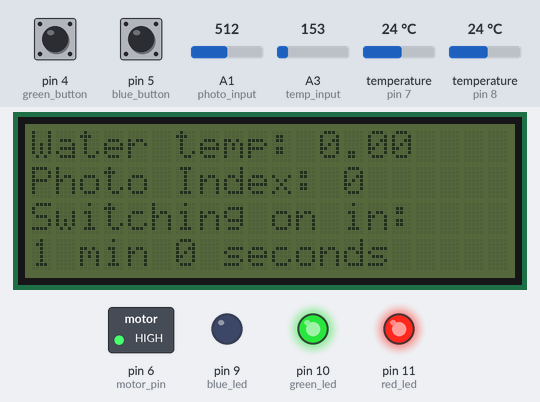
A sketch run on a simulated Arduino Uno, built with avr-gcc and run on an emulated ATmega328P. Parts: 20×4 character LCD, switched loads named in the sketch (green lamp = pin HIGH), output pins drawn as LEDs (lit = HIGH). Inputs (shaded band) come from the test bench; at power-on: pin 4 (green_button) LOW, pin 5 (blue_button) LOW, temperature (sensors on pin 7, pin 8) 24 °C, A1 (photo_input) = 512, A3 (temp_input) = 153. What the sketch prints to the serial monitor is not drawn.

Above: at 1.3 s.
1.4 s: pin 4 (green_button) pulled HIGH for 1.9 s
At 5.7 s:
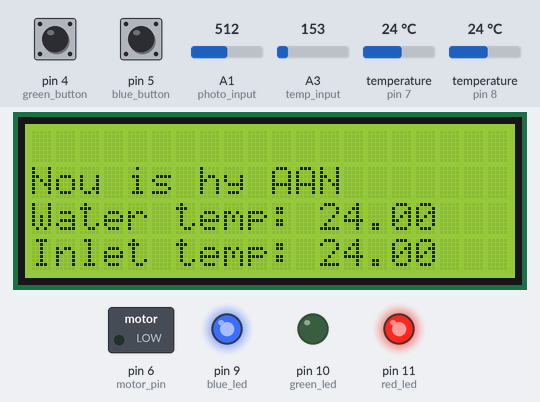
6.8 s: pin 5 (blue_button) pulled HIGH for 1.9 s
At 10.3 s:
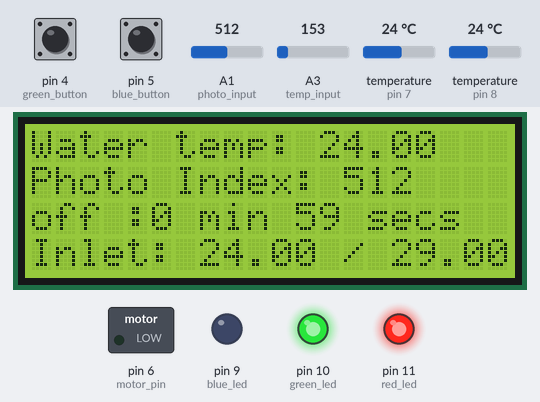
10.6 s: temperature (sensor on pin 7) set to 33 °C
16.0 s: pin 5 (blue_button) pulled HIGH for 3.2 s
At 19.6 s:
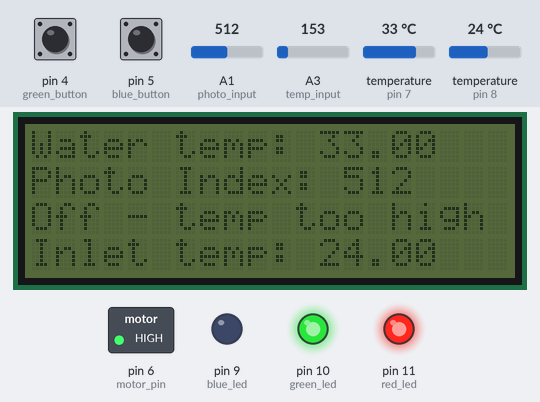
20.7 s: temperature (sensor on pin 7) set to 12 °C
26.1 s: A1 (photo_input) set to 75
29.7 s: A1 (photo_input) set to 66
At 32.5 s:
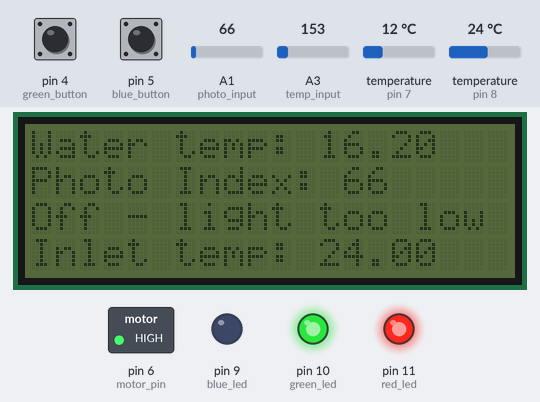
Timing chart, 0 to 34.0 s (numbered marks = the images above; inputs shaded):
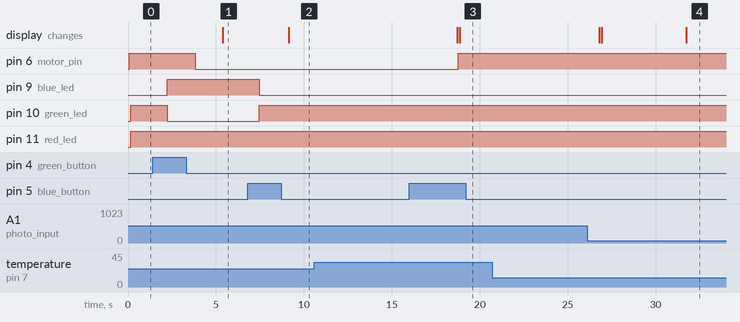

The sketch:

heater.ino.ino
```cpp
/**
 * By Jan Boeyens May 2017
 */

#include <LiquidCrystal_I2C.h>

#include <DallasTemperature.h>

#include <OneWire.h>

int use_lux;
int lcdlight;

int blue_led = 9;  // Arduino Uno R3 pin number 9


int photo_input=1;     //Analog 1 for photo resistor
int photo_value;       // reading from the photo resistor

int temp_input=A3;     // temperature probe used on 3 pin tmp36GT9Z  room temperature sensor   - not actually used..
int wtemp_input=7;     // digital water proof temperature pin on pin 7  used with 4.7 K ohm resistor
int Nwtemp_input=8;    // temperature of water inlet area.   // exact same probe as on pin 7
OneWire ow(wtemp_input);
OneWire Now(Nwtemp_input);
DallasTemperature Dt(&ow);
DallasTemperature NDt(&Now);

LiquidCrystal_I2C lcd(0x3F, 2, 1, 0, 4, 5, 6, 7, 3, POSITIVE);  // use the sketch_may12a to find the address ;-)

float temp,wtemp,WC;         // WC : watr temp in Celsius
float Ntemp,Nwtemp,NWC;         // WC : watr temp in Celsius

int times;                  // system loops between writes

// debug values:
//long int on_time=5000;
//long int off_time=65000;

// live values:
long int on_time=75000;               //miliseconds 1 min 15 seconds
//long int off_time=650000;   // 10 and a halfminutes
 long int off_time=1800000;  //half an hour
// long int off_time=60000;  // one minute

//int sun_brightness=150;  //direct sunlight produces about 190 + with a 100ohm resistor
                         // prototype used 1K ohm - this value=700

                        // Whereas before full direct sunlight would see this go over 200,
                        // in January 2018 it now barely passes 145...

//int sun_brightness=120;  //9/1/2018

//int sun_brightness=90;  //19/2/2018  // else it literally never comes on
int sun_brightness=70;  // it seems summer sun is way weaker than in winter.
                        // it sits in direct sun at 83 or so...  2/3/2018

int temp_diff_trigger=5;  // 6degree celsius
                          // stays on while in temp is x  degree over ambient tank

int heater_status;  /* if in auto mode - is it on or off;
                   0 off because of overheat
                   1 off because its dark
                   2 off waiting to go on
                   3 on waiting to go off
*/
long int current_time;         //time since last timer started  runs up to either on_time or off_time


int green_led=10;              // LED pin
int red_led=11;                //LED pin  with  100Ohm

int motor_pin=6;                // Blue LED
int green_button=4;             // Pin for Green button
int red_button=3;               // was 2 Pin for Off button
int blue_button=5;              // Pin for auto button

int button;  // 0 both off 1 red on 2 green on  3 blue on in auto mode
int changed;   // the motor needs to be switched on or off
boolean motor;  // true on false off


// stuff for checking if the temperature got stuck. i.e. the heater is not getting cooled down

int prev_temp,repeats, new_temp_diff_trigger;


// the setup routine runs once when you press reset:
void setup() {
  // initialize serial communication at 9600 bits per second:
  Serial.begin(9600);
    pinMode(green_button, INPUT);
    pinMode(red_button, INPUT);
    pinMode(blue_button,INPUT);
    pinMode(green_led, OUTPUT);
    pinMode(red_led, OUTPUT);
    pinMode(motor_pin,OUTPUT);

     pinMode(temp_input,INPUT);

    pinMode (blue_led,OUTPUT);
  button=3;  //start in auto made
  changed=1;
  use_lux=1;
  motor=false;
  heater_status=2;  // off because of poor light..
  current_time=off_time-60000;  //start in 1 minute if everything checks out.

     temp=0;     //Temperature reading
     times=0;    // number of loops completed during current cycle
     lcdlight=LOW;

     reset_temp_repeater();

    lcd.begin(20,4); //Start the lcd and define how many rows and characters it has. 20 characters and 4 rows.

    lcd.backlight();//Start the backlight
    lcd.setBacklight(lcdlight);
    operate_motor();
}

// the loop routine runs over and over again forever:
void loop() {

   check_buttons();

  show_leds();

   if(button==2){  check_temperature();
                     }

   if(button==3 || button==1){  // we are in auto mode
                check_light();
                check_temperature();

               }

  check_delays();
  operate_motor();
}


void check_buttons(){

  int check;

changed=0;
/* disabling checking of red button:
if(button==3 || button==2) {  // auto or green
    check=digitalRead(red_button);
    if(check==HIGH){ // it has  been pressed
      use_lux=0;
      changed=1;

      if(motor==false){ current_time=off_time-60000; heater_status=2;}
      if(motor==true){ current_time=on_time-60000; heater_status=3; }
      button=1;
    }
    }
*/

/* old off code:
    Serial.print("Red");
      button=1;   // switch red to on.
      changed=1;
      motor=false;
    }*/


if(button==3 || button==1){  // auto or red
   check=digitalRead(green_button);
    if(check==HIGH){ // it has  been pressed
      Serial.print("green");
      button=2;   // green is on.
      changed=1;
      motor=true;
      use_lux=1;
    }}

if(button==1 || button==2){  // off or on
  check=digitalRead(blue_button);
    if(check==HIGH){ // it has  been pressed
     Serial.print("blue");

     changed=1;
      //leave motor as is for one minute
      if(motor==false){ current_time=off_time-60000; heater_status=2;}
      if(motor==true){ current_time=on_time-60000; heater_status=3; }
      button=3;
      use_lux=1;
    }}

if(button==3 && changed==0){  // in auto mode - pressing blue
  check=digitalRead(blue_button);
   Serial.print(check);
    if(check==HIGH){ // it has  been pressed while active
 //     Serial.print(check);
     if(lcdlight==HIGH) lcdlight=LOW;
     else lcdlight=HIGH;

     lcd.setBacklight(lcdlight);
    }
}

if(button==1 && changed==0){  // in lux off auto mode - pressing red
  check=digitalRead(red_button);
   Serial.print(check);
    if(check==HIGH){ // it has  been pressed while active
      Serial.print(check);
     if(lcdlight==HIGH) lcdlight=LOW;
     else lcdlight=HIGH;

     lcd.setBacklight(lcdlight);
    }
}


  if(changed==1){
 //   Serial.print("button: ");
 //   Serial.println(button);
 //   show_status();
     delay(500);
  }

}


/**
 * The red and green ones.
 */
void show_leds(){


     switch(button){
          case 1:
            digitalWrite(red_led,LOW);
            digitalWrite(green_led,HIGH);
            digitalWrite(blue_led,HIGH);
            break;
          case 2:
            digitalWrite(red_led,HIGH);
            digitalWrite(green_led,LOW);
            digitalWrite(blue_led,HIGH);
            break;
          case 3:
            digitalWrite(red_led,HIGH);
            digitalWrite(green_led,HIGH);
            digitalWrite(blue_led,LOW);
            break;

          default:  // 0
            digitalWrite(red_led,HIGH);
            digitalWrite(green_led,HIGH);
            digitalWrite(blue_led,HIGH);

            break;
        }
}


void operate_motor(){

  if(changed==1){
     switch(motor){
            case true:  //  - switch motor on:
                  digitalWrite(motor_pin,LOW);
                  break;
            case false:  //off
              digitalWrite(motor_pin,HIGH);
               break;
     }
     show_status();
  }
}

// blue light:
void reset(){
  if(motor==true) heater_status=3;
  if(motor==false) heater_status=2;
                 /* if in auto mode - is it on or off;
                   0 and 1 off staying off
                   2 off waiting to go on
                   3 on waiting to go off
*/
 current_time=0;
}


void    check_temperature(){

  float reads=5;


        float C;
        int tmp,wtmp,Nwtmp;
        tmp=analogRead(temp_input);    // reading the room temperature..

        Dt.requestTemperatures();
        wtmp=Dt.getTempCByIndex(0);
          //Serial.println(wtmp);
           NDt.requestTemperatures();
        Nwtmp=NDt.getTempCByIndex(0);


      if(times<reads){  // supposedly the temperature readings need to be averaged...

          if(wtmp>5)    // you get random shit happening here like -30 !
              // temp+=tmp;
                wtemp+=wtmp;  // else use what we had before
                else wtemp+=WC;

           if(Nwtmp>5)
                Nwtemp+=Nwtmp;
             else Nwtemp+=NWC;

          times++;
        }


              if(times==reads){   // we have enough readings
 //                 C=temp/reads;
 //                 C=(C*5)/1024;
 //                 C=(C-0.50)*100.0;
              //     Serial.print("Average Temperature: ");
              //     Serial.println(C);

                //Water temperature - the relevant stuff:
                    WC=wtemp/reads;
                    NWC=Nwtemp/reads;

                              //check_photo();
                            //     Serial.print("Average Water Temperature: ");
                            //     Serial.println(WC);

                            //     Serial.print("Photo value: ");
                            //    Serial.println(photo_value);


      if(button==3 || button==1){

                if( WC>30){ //switch off heating...

                    motor=false;
                    if(heater_status!=0)
                            changed=1;
                    heater_status=0;

              }else{  // cool enough to need heating

                  if(heater_status==0){
              //start heating again
                       motor=false;
                      changed=1;
                      heater_status=2;
                      reset();
                   }
              }


      }
      show_status();


     times=0;
     temp=0;
     wtemp=0;
     Nwtemp=0;
  }

}

void check_light(){


     photo_value=analogRead(photo_input);
     if(heater_status==0)  return;   // if its too hot - that is the main issue


                   //    Serial.print("Photo: ");
                  //  Serial.println(photo_value);
                 //    Serial.print("Heater:  ");
                  //    Serial.println(heater_status);


 if(photo_value>sun_brightness || use_lux==0){

     if(heater_status==1){  // if its off because of no light
                            // start a timer to switch it on
                           motor=false;
                           reset();
                           }


      if(heater_status==3) return;  // on stay on
      if(heater_status==2) return;  // off carry on waiting to go on

    }else{
        if(heater_status==1) return; // its off because of low light - nothing chnages
        if(heater_status==2){ motor=false;  heater_status=1; changed=1; }// restart the wait..
        if(heater_status==3){  return; // its on - let it run untill the water is cold //motor=false; changed=1;  // its on - terminate it - and set to off because of low light.
                                         //heater_status=1;
                               }

       }


      }


void check_delays(){


  delay(50);            // this is also good for other buttons a little pause inbetween reads.
  if(button==3 || button==1){  // if in auto mode
  if(heater_status==0 || heater_status==1) return;     //its off because of low light or high temperature

  current_time+=250;  //processor time added..

    switch(heater_status){
           case 2:   // off waiting to go on
                   if(current_time>=off_time){
                      changed=1;  motor=true; reset();
                   }
                   break;
            case 3:           // on waiting to go off:
                   if(current_time>=on_time){
                      if(NWC==prev_temp){ // remained the same:
                        repeats++;
                        if(repeats==6){  // been stuck on one temp for a minute
                          repeats=0;
                          new_temp_diff_trigger++;  // increase the diff trigger by a degree
                        }
                      }else repeats=0;


                      if(!(NWC>WC+new_temp_diff_trigger)){//
                      changed=1;  motor=false; reset();
                      reset_temp_repeater();
                   }else {// else carry on untill the incominmg water is cold
                      current_time-=10000;  // run some more
                   }
                   prev_temp=NWC;
                   }
                   break;


    }
  /* debug:
       Serial.print("Motor: ");
      Serial.println(motor);

        Serial.print("current_time: ");
      Serial.println(current_time);
      */
  }
}


void show_status(){


 switch(button){
  /*
                 case 1:
                          lcd.clear();
                          lcd.setCursor(0,2);
                          lcd.print("System is OFF");
                         Serial.println("System is switched OFF");
                           lcd.setBacklight(LOW);//Start the backlight
                         break;
                         */
                 case 2: Serial.println("System is switched to override ON");
                          read_aan_temps();
                          lcd.setBacklight(HIGH);
                          lcd.clear();
                          lcd.setCursor(0,1);
                          lcd.print("Nou is hy AAN");

                    lcd.setCursor(0,2); //Start the text in the first row at the first character
                     lcd.print("Water temp: ");
                     lcd.print(WC);

                     lcd.setCursor(0,3); //Start the text in the first row at the first character
                     lcd.print("Inlet temp: ");
                     lcd.print(NWC);


                         break;

                 case 3:
                 case 1:

                    {  // blue:
                    if(changed==1) lcd.clear();
                     lcd.setCursor(0,0); //Start the text in the first row at the first character
                     lcd.print("Water temp: ");
                     lcd.print(WC);
                     lcd.setCursor(0,1); //Start the text in the first row at the first character
                     if(button==3){
                     lcd.print("Photo Index: ");
                     lcd.print(photo_value);
                     lcd.print("   ");
                     }else{
                      lcd.print("Photo Index ignored");
                     }

                     lcd.setCursor(0,3); //Start the text in the first row at the first character
                     lcd.print("Inlet temp: ");
                     lcd.print(NWC);


  switch(heater_status){

       case 0:  Serial.print("Off temperature too high: ");
                Serial.println(WC);

                lcd.setCursor(0,2);
                lcd.print("Off - temp too high");
                                       break;
       case 1:  Serial.print("Off light too low: ");
                Serial.println(photo_value);
                lcd.setCursor(0,2);
                lcd.print("Off - light too low");

                                      break;
       case 2: // Serial.print("Off - switching on in: ");
              //  Serial.println(off_time-current_time);
                lcd.setCursor(0,2);
                lcd.print("Switching on in:   ");
                lcd.setCursor(0,3);
                lcd.print(get_minutes((off_time-current_time)/1000));
                lcd.print(" min ");
                lcd.print(get_seconds((off_time-current_time)/1000));
                lcd.print(" seconds    ");

                                      break;
       case 3: // Serial.print("On - switchin off in: ");
              //  Serial.println(on_time-current_time);
                lcd.setCursor(0,2);
                lcd.print("off :");
                lcd.print(get_minutes((on_time-current_time)/1000));
                lcd.print(" min ");
                lcd.print(get_seconds((on_time-current_time)/1000));

                lcd.print(" secs  ");
                 lcd.setCursor(0,3); //Start the text in the first row at the first character
                     lcd.print("Inlet: ");
                     lcd.print(NWC);
                     lcd.print(" / ");
                     lcd.print(WC+new_temp_diff_trigger);

  }


break; }


  }
}


int get_minutes(long int val){
      if(val<60) return 0;
  return val/60;
}


int get_seconds(long int val){

   int min,sec;
   min=get_minutes(val);

        sec=val-(min*60);
    return sec;

}


void read_aan_temps(){

     Dt.requestTemperatures();
        WC=Dt.getTempCByIndex(0);
          //Serial.println(wtmp);
           NDt.requestTemperatures();
        NWC=NDt.getTempCByIndex(0);
}

void reset_temp_repeater(){
  prev_temp=0;
  repeats=0;
  new_temp_diff_trigger=temp_diff_trigger;

}
```

Measured:
- the behaviour switches between 71 and 70 on A1 (photo_input) (found by bisection; images 3 and 4)
- after the input at 1.4 s, pin 6 (motor_pin): HIGH → LOW after 2.4 s; pin 9 (blue_led): LOW → HIGH after 0.83 s; pin 10 (green_led): HIGH → LOW after 0.83 s; the display: changes after 4.0 s (image 1)
- after the input at 6.8 s, pin 9 (blue_led): HIGH → LOW after 0.67 s; pin 10 (green_led): LOW → HIGH after 0.67 s; the display: changes after 2.3 s (image 2)
- after the input at 10.6 s, every drawn part: stays the same
- after the input at 16.0 s, the display: first differs from a run without the input after 2.9 s (image 3)
- after the input at 20.7 s, every drawn part: stays the same
- after the input at 29.7 s, the display: changes after 2.0 s (image 4)
